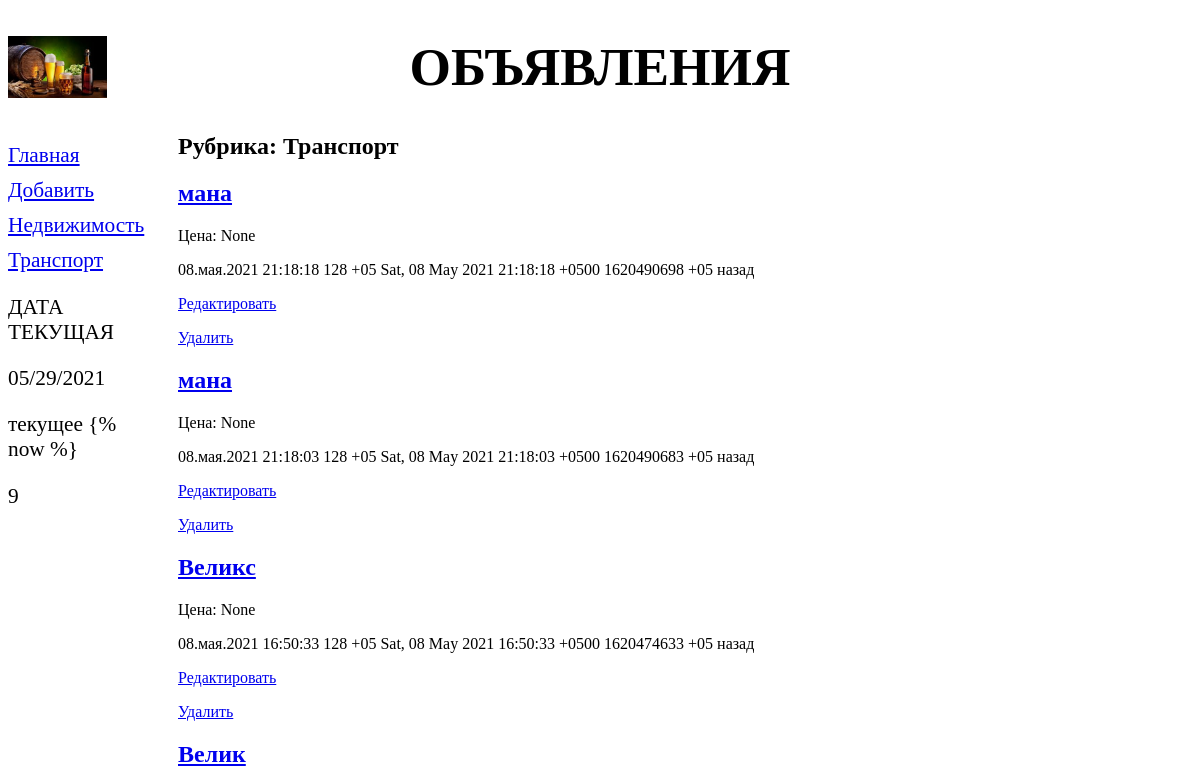
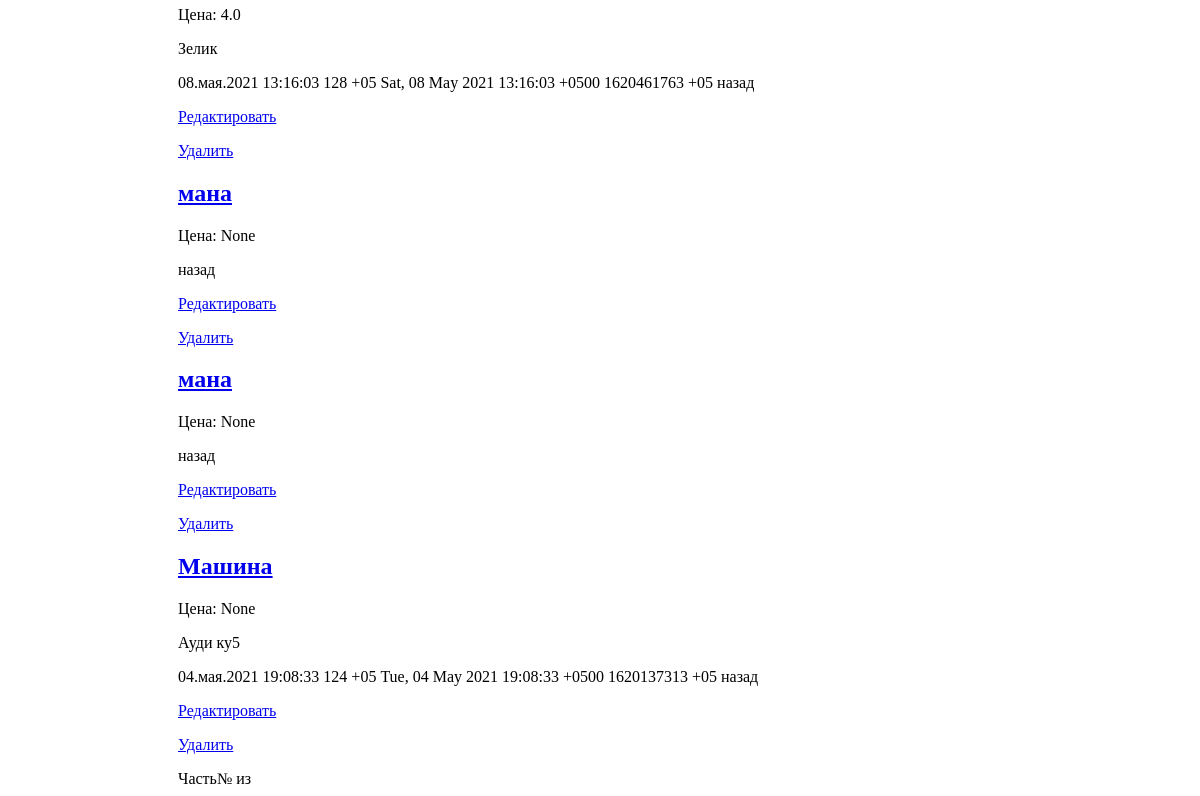
The page /bboard/2/ on the database as committed earlier (2 pictures, top to bottom).
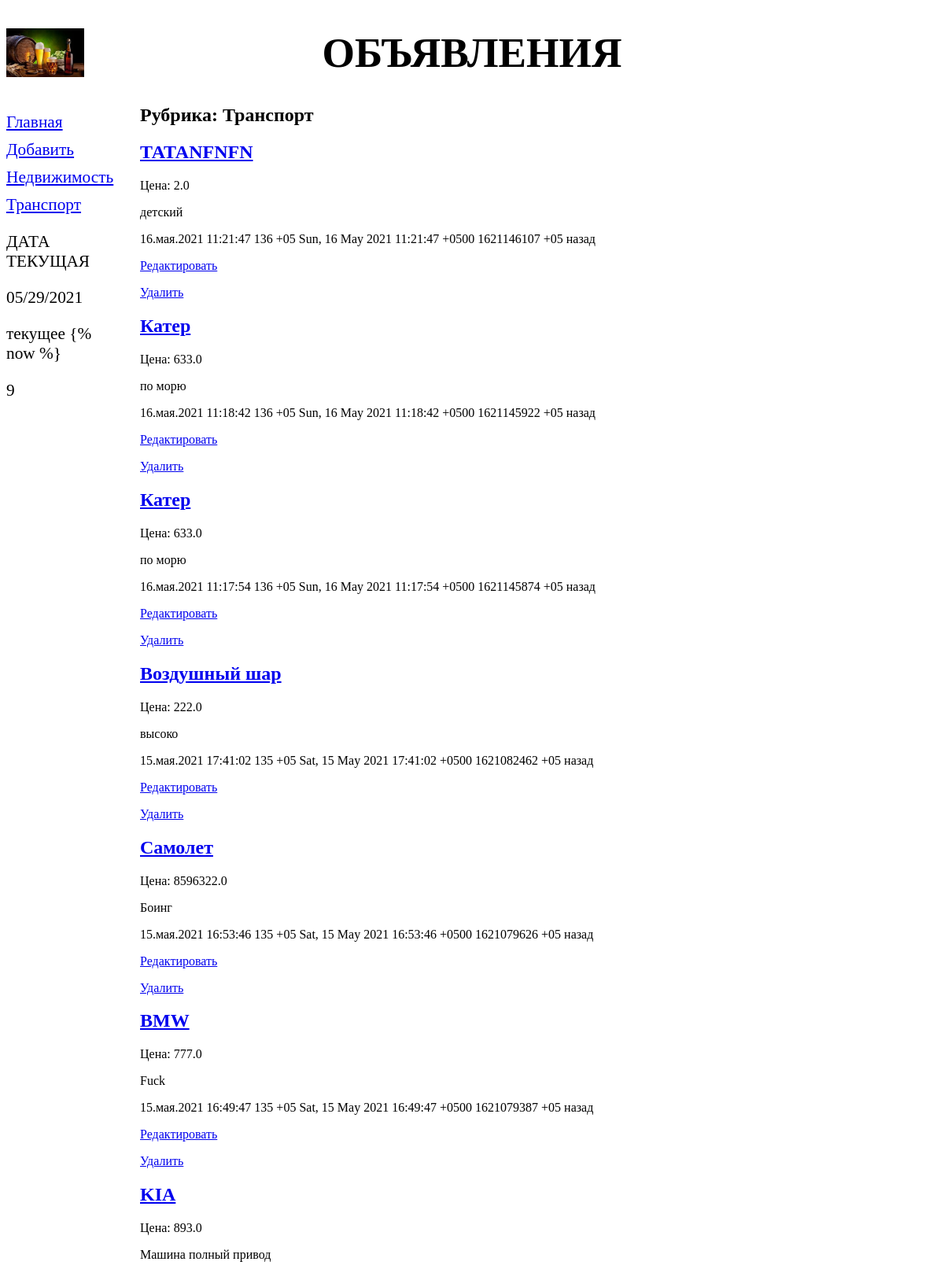
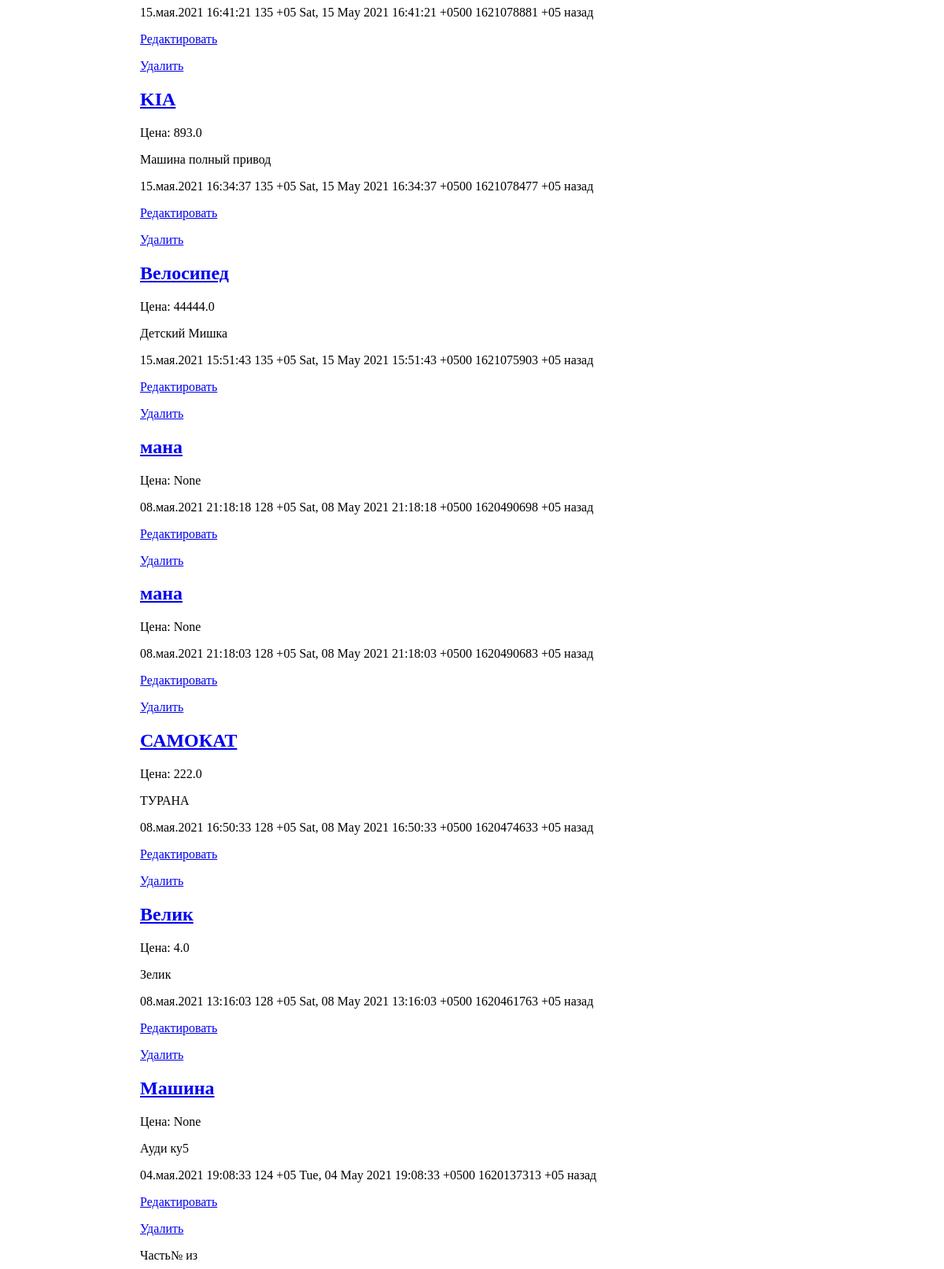
The same page on the database as committed later (2 pictures, top to bottom).
### bboard/models.py (models this page shows, shortened)
class Rubric(models.Model):
    name = models.CharField(max_length=20, db_index=True, verbose_name='Название')
    class Meta:
        verbose_name_plural='Рубрики'
        verbose_name='Рубрика'
        ordering=['name']

class Bb(models.Model):
    title = models.CharField(max_length=50, verbose_name='Товар', default='Какой-то товар')
    content = models.TextField(null=True, blank=True, verbose_name='Описание')
    price = models.FloatField(null=True, blank=True, verbose_name='Цена', help_text='руб.')
    published = models.DateTimeField(auto_now_add=True, db_index=True, verbose_name='Опубликовано', help_text='Дата и время публикации товара')
    rubric=models.ForeignKey('Rubric', null=True, on_delete=models.PROTECT, verbose_name='Рубрика')
    class Meta:
        verbose_name_plural='Объявления'
        verbose_name='Объявление'
        ordering=['-published']

### bboard/views.py (the view)
# urls.py: path('<int:rubric_id>/', BbByRubricView.as_view(), name='by_rubric'),
class BbByRubricView(ListView):
    template_name = 'bboard/by_rubric.html'
    context_object_name = 'bbs'
    def get_queryset(self):
        return Bb.objects.filter(rubric=self.kwargs['rubric_id'])
    def get_context_data(self, **kwargs):
        context=super().get_context_data(**kwargs)
        context['rubrics']=Rubric.objects.all()
        context['current_rubric']=Rubric.objects.get(pk=self.kwargs['rubric_id'])
        return context

### bboard/templates/bboard/by_rubric.html (shortened to what this page needs)
{% extends "layout/basic.html" %}
{% block content %}
<h2>Рубрика: {{ current_rubric.name }}</h2>
{% for bb in bbs %}
<div>
        <h2><a href="{% url 'bboard:detail' pk=bb.pk %}">{{ bb.title }}</a></h2>
        <p>Цена: {{ bb.price }}</p>
        <p>{{ bb.content|truncatechars:100 }}</p>
        <p>{{ bb.published|date:"d.E.Y H:i:s z e r U T" }} назад</p>
        <p> <a href="{% url 'bboard:edit' pk=bb.pk %}">Редактировать</a></p>
        <p> <a href="{% url 'bboard:delete' pk=bb.pk %}">Удалить</a></p>
    </div>
{% endfor %}
        <div>
    Часть№{{ page.number }} из {{ page.paginator.num_pages }}
    </div>
{% endblock %}

### bboard/templates/layout/basic.html (shortened to what this page needs)
{% load static %}
<!DOCTYPE html>
<html lang="en">
<head>
<link rel="stylesheet" type="text/css" href="{% static 'bboard/style.css' %}">
</head>
<body>
<header><h1>Объявления</h1></header>
<nav>
    <a href="{% url 'bboard:index' %}">Главная</a>
    <a href="{% url 'bboard:add' %}">Добавить</a>
    {% for rubric in rubrics %}
        <a href="{% url 'bboard:by_rubric' rubric.pk %}">{{ rubric.name }}</a>
    {% endfor %}
    <p></p>
    <p>{% now 'SHORT_DATE_FORMAT' %}</p>
    <p>{% verbatim %}
    <p>текущее {% now %}</p>
    {% endverbatim %}</p>
    <p>{{ 5698|get_digit:2 }}</p>
</nav>
<section>
    {% block content %}{% endblock %}
</section>
</body>
</html>

### bboard/static/bboard/style.css (style rules this page uses)
header h1 { font-size: 40pt; text-transform: uppercase; text-align: center; background: url("bg.jpg") left / auto 100% no-repeat; }
nav { font-size: 16pt; width: 150px; float: left; }
nav a { display: block; margin: 10px 0px; }
section { margin-left: 170px; }

Rows that differ between the two databases and show on the page:
removed Bb: title "мана", price "None"
removed Bb: title "мана", price "None"
added Bb: title "ТАТАNFNFN", price "2.0", content "детский", published "16.мая.2021 11:21:47 136 +05 Sun, 16 May 2021 11:21:47 +0500 1621146107 +05"
added Bb: title "Катер", price "633.0", content "по морю", published "16.мая.2021 11:18:42 136 +05 Sun, 16 May 2021 11:18:42 +0500 1621145922 +05"
added Bb: title "Катер", price "633.0", content "по морю", published "16.мая.2021 11:17:54 136 +05 Sun, 16 May 2021 11:17:54 +0500 1621145874 +05"
added Bb: title "Воздушный шар", price "222.0", content "высоко", published "15.мая.2021 17:41:02 135 +05 Sat, 15 May 2021 17:41:02 +0500 1621082462 +05"
added Bb: title "Самолет", price "8596322.0", content "Боинг", published "15.мая.2021 16:53:46 135 +05 Sat, 15 May 2021 16:53:46 +0500 1621079626 +05"
added Bb: title "BMW", price "777.0", content "Fuck", published "15.мая.2021 16:49:47 135 +05 Sat, 15 May 2021 16:49:47 +0500 1621079387 +05"
added Bb: title "KIA", price "893.0", content "Машина полный привод", published "15.мая.2021 16:41:21 135 +05 Sat, 15 May 2021 16:41:21 +0500 1621078881 +05"
added Bb: title "KIA", price "893.0", content "Машина полный привод", published "15.мая.2021 16:34:37 135 +05 Sat, 15 May 2021 16:34:37 +0500 1621078477 +05"
added Bb: title "Велосипед", price "44444.0", content "Детский Мишка", published "15.мая.2021 15:51:43 135 +05 Sat, 15 May 2021 15:51:43 +0500 1621075903 +05"
changed Bb: title "Великс" → "САМОКАТ"; price "None" → "222.0"; content (not shown) → "ТУРАНА"
